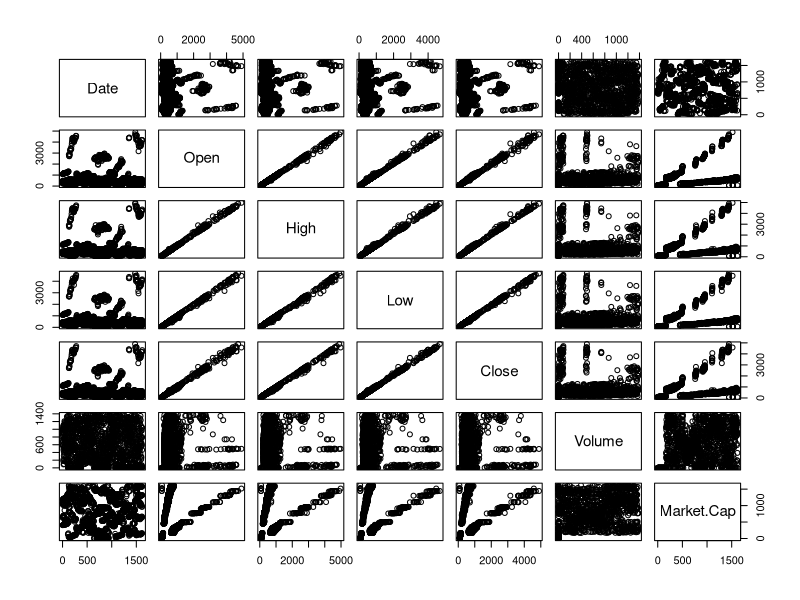

The R script that drew this image:
#Scott Schubert & Team
#Data mining
#Final  Project

setwd("/Users/schubydooo/Documents/GitHub/Crypto-Pirates")
rm(list = ls()) 

#

#Import the data

#
bitcoin = read.csv("Datasets/bitcoin_price.csv")
head(bitcoin)

ethereum = read.csv("Datasets/ethereum_dataset.csv")
head(ethereum)

plot(bitcoin)
